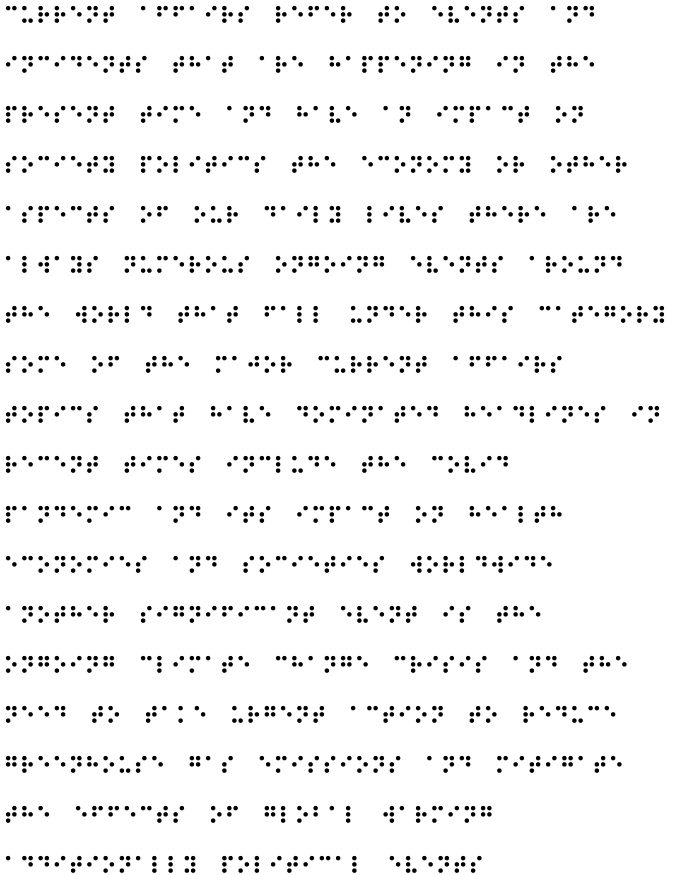
#> input picture Lab/lab_mid/Braille.png, 2700 x 3500 px, found by its file name (shown at 1/4 size)
$ python main.py
#> lines starting #> are read from the running program, lines starting #| are printed output that depends on the picture; after the words box and inside, x2 and y2 are one past the last pixel; in counts of white or black regions, pixels touching at a corner belong together
import cv2
import numpy as np

def braille_to_text(image_path):

#> called with image_path = 'Lab/lab_mid/Braille.png'
    braille_image = cv2.imread(image_path, cv2.IMREAD_GRAYSCALE)
#> braille_image: shape (3500, 2700); values 10 (black) and 255 (white), 95.8% white; 1553 black regions, largest, box (x1, y1, x2, y2) and area: (23, 23, 42, 42) 253, (48, 23, 67, 42) 253, (88, 23, 107, 42) 253
    black_image = cv2.imread("Lab/lab_mid/black.png", cv2.IMREAD_GRAYSCALE)
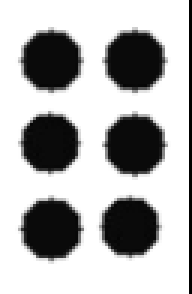
#> input picture Lab/lab_mid/black.png, 64 x 98 px, found by its file name (shown 3 times larger)
#> black_image is the input picture: shape (98, 64); min 0, max 255, mean 178.2

    braille_dict = {
        '100000': 'a', '101000': 'b', '110000': 'c', '110100': 'd', '100100': 'e',
        '111000': 'f', '111100': 'g', '101100': 'h', '011000': 'i', '011100': 'j',
        '100010': 'k', '101010': 'l', '110010': 'm', '110110': 'n', '100110': 'o',
        '111010': 'p', '111110': 'q', '101110': 'r', '011010': 's', '011110': 't',
        '100011': 'u', '101011': 'v', '011101': 'w', '110011': 'x', '110111': 'y',
        '100111': 'z', '000000': ' ', '000001': ' ', '000011': ',', '001111': '.'
    }


    _, threshold = cv2.threshold(braille_image, 120, 255, cv2.THRESH_BINARY)
#> threshold: shape (3500, 2700); 95.8% white; 1553 black regions
    contours, _ = cv2.findContours(threshold, cv2.RETR_TREE, cv2.CHAIN_APPROX_SIMPLE)
#> contours = 1554 contours; largest, box (x1, y1, x2, y2) and area: (0, 0, 2700, 3500) 9443801, (1882, 3472, 1903, 3493) 278, (1817, 3472, 1838, 3493) 278, (1752, 3472, 1773, 3493) 278, (1647, 3472, 1668, 3493) 278

    diameters = [cv2.contourArea(cnt)**0.5 for cnt in contours]
#> diameters = 1554 values, max 3073.1 at index 0, min 16.67 at index 1, mean 18.64
    avg_diameter = sum(diameters) / len(diameters)
#> avg_diameter = 18.64

    cell_width = int(avg_diameter * 2.5)
#> cell_width = 46
    cell_height = int(avg_diameter * 4)
#> cell_height = 74
    avg_diameter = int(avg_diameter)
#> avg_diameter = 18
    braille_image_resized = braille_image[avg_diameter:braille_image.shape[0]-avg_diameter, avg_diameter:braille_image.shape[1]-avg_diameter]
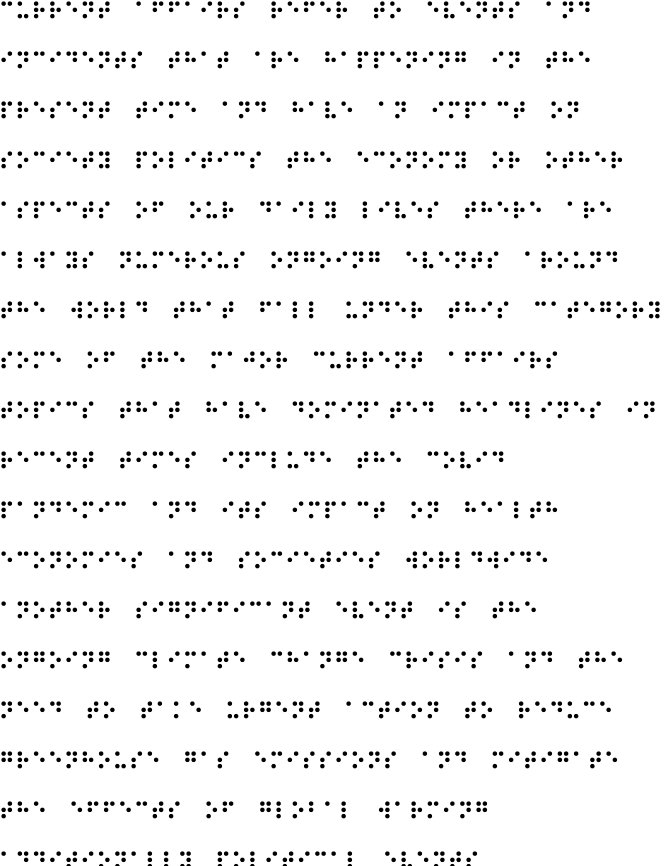
#> braille_image_resized: shape (3464, 2664) (shown at 1/4 size); values 10 (black) and 255 (white), 95.8% white; 1553 black regions, largest, box (x1, y1, x2, y2) and area: (5, 5, 24, 24) 253, (30, 5, 49, 24) 253, (70, 5, 89, 24) 253


    braille_image_resized = cv2.resize(braille_image_resized, (cell_width *42, cell_height * 45))
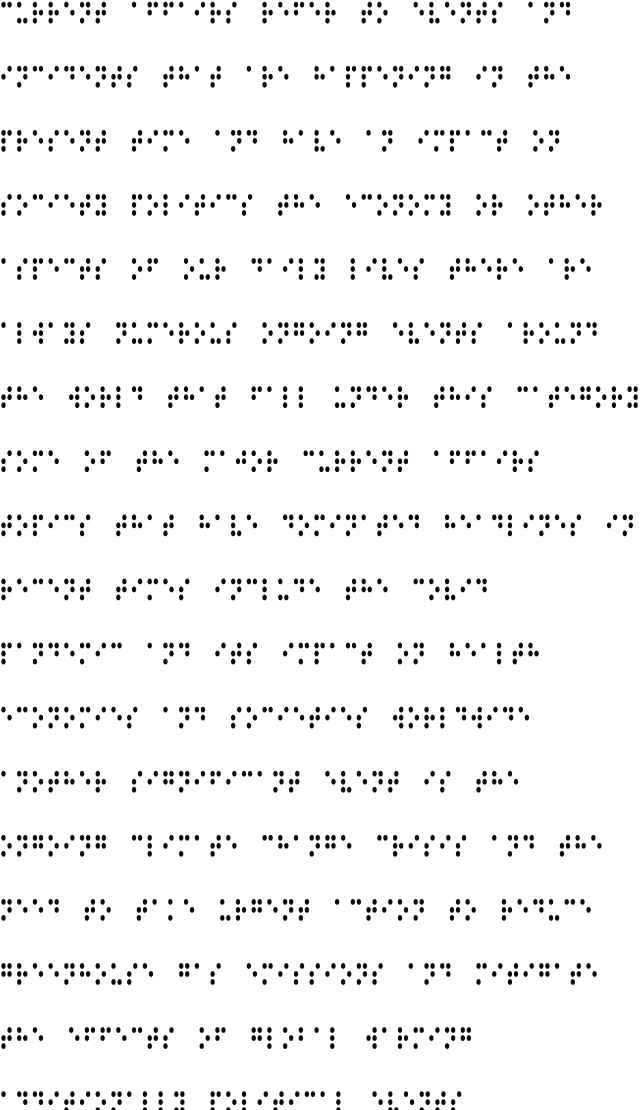
#> braille_image_resized: shape (3330, 1932) (shown at 1/3 size); min 10, max 255, mean 244.6
    black_image_resized = cv2.resize(black_image, (avg_diameter, avg_diameter))

    cells = []


    for y in range(0, braille_image_resized.shape[0], cell_height):
        for x in range(0, braille_image_resized.shape[1], cell_width):
            cell = braille_image_resized[y:y+cell_height, x:x+cell_width]
            cells.append(cell)
#> after the loop, cells = 1890 items

    text = ''
    for cell in cells:
        braille_code = ''

        regions = [cell[i*cell.shape[0]//4:(i+1)*cell.shape[0]//4, j*cell.shape[1]//2:(j+1)*cell.shape[1]//2] for i in range(3) for j in range(2)]
        for region in regions:
            _, labels, stats, centroids = cv2.connectedComponentsWithStats(region, connectivity=8)
            if len(stats) > 1:
                braille_code += '1'
            else:
                braille_code += '0'

        cv2.imshow(braille_code, cell)
        cv2.waitKey(0)
        cv2.destroyAllWindows()
        print('Braille Code:', braille_code)
        text += braille_dict.get(braille_code, '?')
#> this loop made 1890 passes
#| Braille Code: 111111
#| Braille Code: 111111
#| Braille Code: 111111
#| Braille Code: 111111
#| Braille Code: 111111
#| Braille Code: 111111
#| Braille Code: 111111
#| Braille Code: 111111
#> (further printed lines are left out)
#> pass 1, in braille_to_text, `cv2.imshow(braille_code, cell)`:
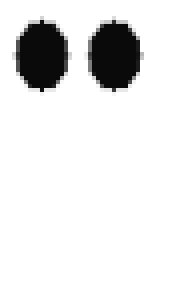
#> window '111111': shape (74, 46) (shown 4 times larger); min 10, max 255, mean 229.5
#> pass 2, in braille_to_text, `cv2.imshow(braille_code, cell)`:
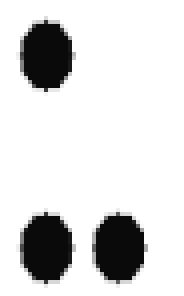
#> window '111111': shape (74, 46) (shown 4 times larger); min 10, max 255, mean 216.8

    return text


image_path = 'Lab/lab_mid/Braille.png'

english_text = braille_to_text(image_path)

print("English Text:")
print(english_text)
